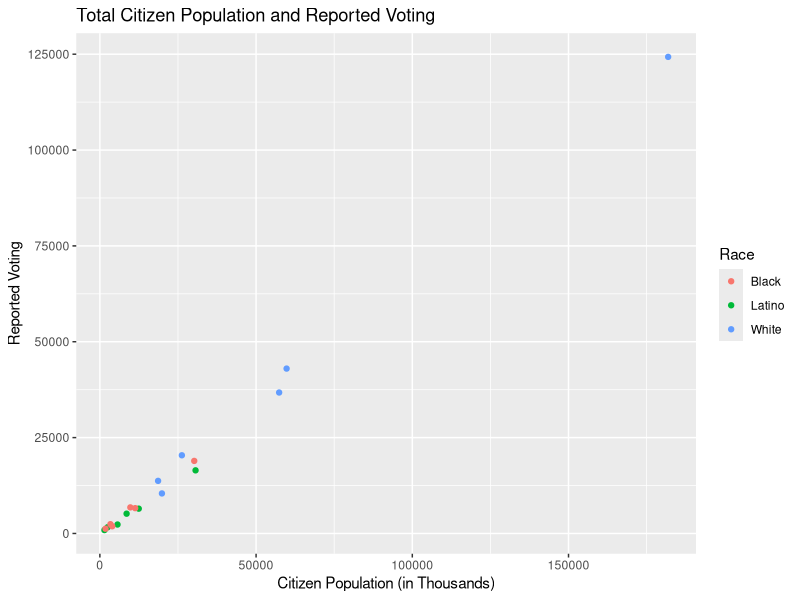

Reproduce this figure in R.
library("ggplot2")
library("tidyverse")


white <- read.csv("white_alone_formatted.csv", stringsAsFactors = FALSE)
latino <- read.csv("latino_alone_formatted.csv", stringsAsFactors = FALSE)
black <- read.csv("black_alone_formatted.csv", stringsAsFactors = FALSE)

#removing NA rows from "latino" dataset
latino <- latino[-c(19:39), ]

#adding a "Race" column for each dataset
white$Race <- "White"
latino$Race <- "Latino"
black$Race <- "Black"

#Cleaning up columns names to be able to merge all three of the new datasets together
white <- white %>% 
  rename(Age_and_Sex = White.Alone)

latino <- latino %>% 
  rename(Age_and_Sex = Hispanic.or.Latino.Alone)

black <- black %>% 
  rename(Age_and_Sex = Black.Alone)


lw_df <- rbind(white, latino)
merged_df <- rbind(lw_df, black)

#filter down the merged_df to only have the "both_sex" values to use in plot
both_sex_df <- merged_df[c(1:6, 19:24, 37:42), ]

#Creating a scatter plot that compares the number of people who Reported Voted and 
#the Total Citizen Population across races
VotingPlot <- ggplot(both_sex_df, aes(x=Total_Citizen_Population, y=ReportedVoted, colour = Race)) +
  geom_point()

print(VotingPlot + labs(
  title = "Total Citizen Population and Reported Voting",
  y= "Reported Voting", x = "Citizen Population (in Thousands)"
))









